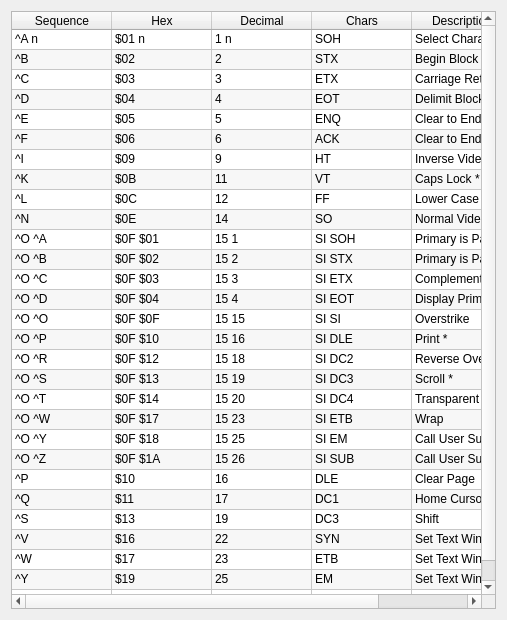
<?xml version="1.0" encoding="UTF-8"?>
<ui version="4.0">
 <class>HRCGControlsInfo</class>
 <widget class="QDialog" name="HRCGControlsInfo">
  <property name="geometry">
   <rect>
    <x>0</x>
    <y>0</y>
    <width>507</width>
    <height>620</height>
   </rect>
  </property>
  <property name="windowTitle">
   <string>HRCG Contols</string>
  </property>
  <layout class="QGridLayout" name="gridLayout">
   <item row="0" column="0">
    <widget class="QTableWidget" name="tableWidget">
     <property name="editTriggers">
      <set>QAbstractItemView::NoEditTriggers</set>
     </property>
     <property name="alternatingRowColors">
      <bool>true</bool>
     </property>
     <property name="selectionMode">
      <enum>QAbstractItemView::SingleSelection</enum>
     </property>
     <property name="selectionBehavior">
      <enum>QAbstractItemView::SelectRows</enum>
     </property>
     <property name="sortingEnabled">
      <bool>true</bool>
     </property>
     <attribute name="horizontalHeaderStretchLastSection">
      <bool>true</bool>
     </attribute>
     <attribute name="verticalHeaderVisible">
      <bool>false</bool>
     </attribute>
     <attribute name="verticalHeaderDefaultSectionSize">
      <number>20</number>
     </attribute>
     <attribute name="verticalHeaderMinimumSectionSize">
      <number>20</number>
     </attribute>
     <row>
      <property name="text">
       <string>A</string>
      </property>
     </row>
     <row>
      <property name="text">
       <string>B</string>
      </property>
     </row>
     <row>
      <property name="text">
       <string>C</string>
      </property>
     </row>
     <row>
      <property name="text">
       <string>D</string>
      </property>
     </row>
     <row>
      <property name="text">
       <string>E</string>
      </property>
     </row>
     <row>
      <property name="text">
       <string>F</string>
      </property>
     </row>
     <row>
      <property name="text">
       <string>I</string>
      </property>
     </row>
     <row>
      <property name="text">
       <string>K</string>
      </property>
     </row>
     <row>
      <property name="text">
       <string>L</string>
      </property>
     </row>
     <row>
      <property name="text">
       <string>N</string>
      </property>
     </row>
     <row>
      <property name="text">
       <string>OA</string>
      </property>
     </row>
     <row>
      <property name="text">
       <string>OB</string>
      </property>
     </row>
     <row>
      <property name="text">
       <string>OC</string>
      </property>
     </row>
     <row>
      <property name="text">
       <string>OD</string>
      </property>
     </row>
     <row>
      <property name="text">
       <string>OO</string>
      </property>
     </row>
     <row>
      <property name="text">
       <string>OP</string>
      </property>
     </row>
     <row>
      <property name="text">
       <string>OR</string>
      </property>
     </row>
     <row>
      <property name="text">
       <string>OS</string>
      </property>
     </row>
     <row>
      <property name="text">
       <string>OT</string>
      </property>
     </row>
     <row>
      <property name="text">
       <string>OW</string>
      </property>
     </row>
     <row>
      <property name="text">
       <string>OY</string>
      </property>
     </row>
     <row>
      <property name="text">
       <string>OZ</string>
      </property>
     </row>
     <row>
      <property name="text">
       <string>P</string>
      </property>
     </row>
     <row>
      <property name="text">
       <string>Q</string>
      </property>
     </row>
     <row>
      <property name="text">
       <string>S</string>
      </property>
     </row>
     <row>
      <property name="text">
       <string>V</string>
      </property>
     </row>
     <row>
      <property name="text">
       <string>W</string>
      </property>
     </row>
     <row>
      <property name="text">
       <string>Y</string>
      </property>
     </row>
     <row>
      <property name="text">
       <string>Z</string>
      </property>
     </row>
     <column>
      <property name="text">
       <string>Sequence</string>
      </property>
     </column>
     <column>
      <property name="text">
       <string>Hex</string>
      </property>
     </column>
     <column>
      <property name="text">
       <string>Decimal</string>
      </property>
     </column>
     <column>
      <property name="text">
       <string>Chars</string>
      </property>
     </column>
     <column>
      <property name="text">
       <string>Description</string>
      </property>
     </column>
     <item row="0" column="0">
      <property name="text">
       <string>^A n</string>
      </property>
     </item>
     <item row="0" column="1">
      <property name="text">
       <string>$01 n</string>
      </property>
     </item>
     <item row="0" column="2">
      <property name="text">
       <string>1 n</string>
      </property>
     </item>
     <item row="0" column="3">
      <property name="text">
       <string>SOH</string>
      </property>
     </item>
     <item row="0" column="4">
      <property name="text">
       <string>Select Character Set n</string>
      </property>
     </item>
     <item row="1" column="0">
      <property name="text">
       <string>^B</string>
      </property>
     </item>
     <item row="1" column="1">
      <property name="text">
       <string>$02</string>
      </property>
     </item>
     <item row="1" column="2">
      <property name="text">
       <string>2</string>
      </property>
     </item>
     <item row="1" column="3">
      <property name="text">
       <string>STX</string>
      </property>
     </item>
     <item row="1" column="4">
      <property name="text">
       <string>Begin Block Display</string>
      </property>
     </item>
     <item row="2" column="0">
      <property name="text">
       <string>^C</string>
      </property>
     </item>
     <item row="2" column="1">
      <property name="text">
       <string>$03</string>
      </property>
     </item>
     <item row="2" column="2">
      <property name="text">
       <string>3</string>
      </property>
     </item>
     <item row="2" column="3">
      <property name="text">
       <string>ETX</string>
      </property>
     </item>
     <item row="2" column="4">
      <property name="text">
       <string>Carriage Return</string>
      </property>
     </item>
     <item row="3" column="0">
      <property name="text">
       <string>^D</string>
      </property>
     </item>
     <item row="3" column="1">
      <property name="text">
       <string>$04</string>
      </property>
     </item>
     <item row="3" column="2">
      <property name="text">
       <string>4</string>
      </property>
     </item>
     <item row="3" column="3">
      <property name="text">
       <string>EOT</string>
      </property>
     </item>
     <item row="3" column="4">
      <property name="text">
       <string>Delimit Block Display</string>
      </property>
     </item>
     <item row="4" column="0">
      <property name="text">
       <string>^E</string>
      </property>
     </item>
     <item row="4" column="1">
      <property name="text">
       <string>$05</string>
      </property>
     </item>
     <item row="4" column="2">
      <property name="text">
       <string>5</string>
      </property>
     </item>
     <item row="4" column="3">
      <property name="text">
       <string>ENQ</string>
      </property>
     </item>
     <item row="4" column="4">
      <property name="text">
       <string>Clear to End of Line</string>
      </property>
     </item>
     <item row="5" column="0">
      <property name="text">
       <string>^F</string>
      </property>
     </item>
     <item row="5" column="1">
      <property name="text">
       <string>$06</string>
      </property>
     </item>
     <item row="5" column="2">
      <property name="text">
       <string>6</string>
      </property>
     </item>
     <item row="5" column="3">
      <property name="text">
       <string>ACK</string>
      </property>
     </item>
     <item row="5" column="4">
      <property name="text">
       <string>Clear to End of Screen</string>
      </property>
     </item>
     <item row="6" column="0">
      <property name="text">
       <string>^I</string>
      </property>
     </item>
     <item row="6" column="1">
      <property name="text">
       <string>$09</string>
      </property>
     </item>
     <item row="6" column="2">
      <property name="text">
       <string>9</string>
      </property>
     </item>
     <item row="6" column="3">
      <property name="text">
       <string>HT</string>
      </property>
     </item>
     <item row="6" column="4">
      <property name="text">
       <string>Inverse Video</string>
      </property>
     </item>
     <item row="7" column="0">
      <property name="text">
       <string>^K</string>
      </property>
     </item>
     <item row="7" column="1">
      <property name="text">
       <string>$0B</string>
      </property>
     </item>
     <item row="7" column="2">
      <property name="text">
       <string>11</string>
      </property>
     </item>
     <item row="7" column="3">
      <property name="text">
       <string>VT</string>
      </property>
     </item>
     <item row="7" column="4">
      <property name="text">
       <string>Caps Lock *</string>
      </property>
     </item>
     <item row="8" column="0">
      <property name="text">
       <string>^L</string>
      </property>
     </item>
     <item row="8" column="1">
      <property name="text">
       <string>$0C</string>
      </property>
     </item>
     <item row="8" column="2">
      <property name="text">
       <string>12</string>
      </property>
     </item>
     <item row="8" column="3">
      <property name="text">
       <string>FF</string>
      </property>
     </item>
     <item row="8" column="4">
      <property name="text">
       <string>Lower Case</string>
      </property>
     </item>
     <item row="9" column="0">
      <property name="text">
       <string>^N</string>
      </property>
     </item>
     <item row="9" column="1">
      <property name="text">
       <string>$0E</string>
      </property>
     </item>
     <item row="9" column="2">
      <property name="text">
       <string>14</string>
      </property>
     </item>
     <item row="9" column="3">
      <property name="text">
       <string>SO</string>
      </property>
     </item>
     <item row="9" column="4">
      <property name="text">
       <string>Normal Video *</string>
      </property>
     </item>
     <item row="10" column="0">
      <property name="text">
       <string>^O ^A</string>
      </property>
     </item>
     <item row="10" column="1">
      <property name="text">
       <string>$0F $01</string>
      </property>
     </item>
     <item row="10" column="2">
      <property name="text">
       <string>15 1</string>
      </property>
     </item>
     <item row="10" column="3">
      <property name="text">
       <string>SI SOH</string>
      </property>
     </item>
     <item row="10" column="4">
      <property name="text">
       <string>Primary is Page 1 *</string>
      </property>
     </item>
     <item row="11" column="0">
      <property name="text">
       <string>^O ^B</string>
      </property>
     </item>
     <item row="11" column="1">
      <property name="text">
       <string>$0F $02</string>
      </property>
     </item>
     <item row="11" column="2">
      <property name="text">
       <string>15 2</string>
      </property>
     </item>
     <item row="11" column="3">
      <property name="text">
       <string>SI STX</string>
      </property>
     </item>
     <item row="11" column="4">
      <property name="text">
       <string>Primary is Page 2</string>
      </property>
     </item>
     <item row="12" column="0">
      <property name="text">
       <string>^O ^C</string>
      </property>
     </item>
     <item row="12" column="1">
      <property name="text">
       <string>$0F $03</string>
      </property>
     </item>
     <item row="12" column="2">
      <property name="text">
       <string>15 3</string>
      </property>
     </item>
     <item row="12" column="3">
      <property name="text">
       <string>SI ETX</string>
      </property>
     </item>
     <item row="12" column="4">
      <property name="text">
       <string>Complement</string>
      </property>
     </item>
     <item row="13" column="0">
      <property name="text">
       <string>^O ^D</string>
      </property>
     </item>
     <item row="13" column="1">
      <property name="text">
       <string>$0F $04</string>
      </property>
     </item>
     <item row="13" column="2">
      <property name="text">
       <string>15 4</string>
      </property>
     </item>
     <item row="13" column="3">
      <property name="text">
       <string>SI EOT</string>
      </property>
     </item>
     <item row="13" column="4">
      <property name="text">
       <string>Display Primary</string>
      </property>
     </item>
     <item row="14" column="0">
      <property name="text">
       <string>^O ^O</string>
      </property>
     </item>
     <item row="14" column="1">
      <property name="text">
       <string>$0F $0F</string>
      </property>
     </item>
     <item row="14" column="2">
      <property name="text">
       <string>15 15</string>
      </property>
     </item>
     <item row="14" column="3">
      <property name="text">
       <string>SI SI</string>
      </property>
     </item>
     <item row="14" column="4">
      <property name="text">
       <string>Overstrike</string>
      </property>
     </item>
     <item row="15" column="0">
      <property name="text">
       <string>^O ^P</string>
      </property>
     </item>
     <item row="15" column="1">
      <property name="text">
       <string>$0F $10</string>
      </property>
     </item>
     <item row="15" column="2">
      <property name="text">
       <string>15 16</string>
      </property>
     </item>
     <item row="15" column="3">
      <property name="text">
       <string>SI DLE</string>
      </property>
     </item>
     <item row="15" column="4">
      <property name="text">
       <string>Print *</string>
      </property>
     </item>
     <item row="16" column="0">
      <property name="text">
       <string>^O ^R</string>
      </property>
     </item>
     <item row="16" column="1">
      <property name="text">
       <string>$0F $12</string>
      </property>
     </item>
     <item row="16" column="2">
      <property name="text">
       <string>15 18</string>
      </property>
     </item>
     <item row="16" column="3">
      <property name="text">
       <string>SI DC2</string>
      </property>
     </item>
     <item row="16" column="4">
      <property name="text">
       <string>Reverse Overlay</string>
      </property>
     </item>
     <item row="17" column="0">
      <property name="text">
       <string>^O ^S</string>
      </property>
     </item>
     <item row="17" column="1">
      <property name="text">
       <string>$0F $13</string>
      </property>
     </item>
     <item row="17" column="2">
      <property name="text">
       <string>15 19</string>
      </property>
     </item>
     <item row="17" column="3">
      <property name="text">
       <string>SI DC3</string>
      </property>
     </item>
     <item row="17" column="4">
      <property name="text">
       <string>Scroll *</string>
      </property>
     </item>
     <item row="18" column="0">
      <property name="text">
       <string>^O ^T</string>
      </property>
     </item>
     <item row="18" column="1">
      <property name="text">
       <string>$0F $14</string>
      </property>
     </item>
     <item row="18" column="2">
      <property name="text">
       <string>15 20</string>
      </property>
     </item>
     <item row="18" column="3">
      <property name="text">
       <string>SI DC4</string>
      </property>
     </item>
     <item row="18" column="4">
      <property name="text">
       <string>Transparent Overlay</string>
      </property>
     </item>
     <item row="19" column="0">
      <property name="text">
       <string>^O ^W</string>
      </property>
     </item>
     <item row="19" column="1">
      <property name="text">
       <string>$0F $17</string>
      </property>
     </item>
     <item row="19" column="2">
      <property name="text">
       <string>15 23</string>
      </property>
     </item>
     <item row="19" column="3">
      <property name="text">
       <string>SI ETB</string>
      </property>
     </item>
     <item row="19" column="4">
      <property name="text">
       <string>Wrap</string>
      </property>
     </item>
     <item row="20" column="0">
      <property name="text">
       <string>^O ^Y</string>
      </property>
     </item>
     <item row="20" column="1">
      <property name="text">
       <string>$0F $18</string>
      </property>
     </item>
     <item row="20" column="2">
      <property name="text">
       <string>15 25</string>
      </property>
     </item>
     <item row="20" column="3">
      <property name="text">
       <string>SI EM</string>
      </property>
     </item>
     <item row="20" column="4">
      <property name="text">
       <string>Call User Sub A (@ RLOAD + $0A/0B)</string>
      </property>
     </item>
     <item row="21" column="0">
      <property name="text">
       <string>^O ^Z</string>
      </property>
     </item>
     <item row="21" column="1">
      <property name="text">
       <string>$0F $1A</string>
      </property>
     </item>
     <item row="21" column="2">
      <property name="text">
       <string>15 26</string>
      </property>
     </item>
     <item row="21" column="3">
      <property name="text">
       <string>SI SUB</string>
      </property>
     </item>
     <item row="21" column="4">
      <property name="text">
       <string>Call User Sub B (@ RLOAD +  $0D/0E)</string>
      </property>
     </item>
     <item row="22" column="0">
      <property name="text">
       <string>^P</string>
      </property>
     </item>
     <item row="22" column="1">
      <property name="text">
       <string>$10</string>
      </property>
     </item>
     <item row="22" column="2">
      <property name="text">
       <string>16</string>
      </property>
     </item>
     <item row="22" column="3">
      <property name="text">
       <string>DLE</string>
      </property>
     </item>
     <item row="22" column="4">
      <property name="text">
       <string>Clear Page</string>
      </property>
     </item>
     <item row="23" column="0">
      <property name="text">
       <string>^Q</string>
      </property>
     </item>
     <item row="23" column="1">
      <property name="text">
       <string>$11</string>
      </property>
     </item>
     <item row="23" column="2">
      <property name="text">
       <string>17</string>
      </property>
     </item>
     <item row="23" column="3">
      <property name="text">
       <string>DC1</string>
      </property>
     </item>
     <item row="23" column="4">
      <property name="text">
       <string>Home Cursor</string>
      </property>
     </item>
     <item row="24" column="0">
      <property name="text">
       <string>^S</string>
      </property>
     </item>
     <item row="24" column="1">
      <property name="text">
       <string>$13</string>
      </property>
     </item>
     <item row="24" column="2">
      <property name="text">
       <string>19</string>
      </property>
     </item>
     <item row="24" column="3">
      <property name="text">
       <string>DC3</string>
      </property>
     </item>
     <item row="24" column="4">
      <property name="text">
       <string>Shift</string>
      </property>
     </item>
     <item row="25" column="0">
      <property name="text">
       <string>^V</string>
      </property>
     </item>
     <item row="25" column="1">
      <property name="text">
       <string>$16</string>
      </property>
     </item>
     <item row="25" column="2">
      <property name="text">
       <string>22</string>
      </property>
     </item>
     <item row="25" column="3">
      <property name="text">
       <string>SYN</string>
      </property>
     </item>
     <item row="25" column="4">
      <property name="text">
       <string>Set Text Window (upper-left)</string>
      </property>
     </item>
     <item row="26" column="0">
      <property name="text">
       <string>^W</string>
      </property>
     </item>
     <item row="26" column="1">
      <property name="text">
       <string>$17</string>
      </property>
     </item>
     <item row="26" column="2">
      <property name="text">
       <string>23</string>
      </property>
     </item>
     <item row="26" column="3">
      <property name="text">
       <string>ETB</string>
      </property>
     </item>
     <item row="26" column="4">
      <property name="text">
       <string>Set Text Window (lower-right)</string>
      </property>
     </item>
     <item row="27" column="0">
      <property name="text">
       <string>^Y</string>
      </property>
     </item>
     <item row="27" column="1">
      <property name="text">
       <string>$19</string>
      </property>
     </item>
     <item row="27" column="2">
      <property name="text">
       <string>25</string>
      </property>
     </item>
     <item row="27" column="3">
      <property name="text">
       <string>EM</string>
      </property>
     </item>
     <item row="27" column="4">
      <property name="text">
       <string>Set Text Window (full screen) *</string>
      </property>
     </item>
     <item row="28" column="0">
      <property name="text">
       <string>^Z</string>
      </property>
     </item>
     <item row="28" column="1">
      <property name="text">
       <string>$1A</string>
      </property>
     </item>
     <item row="28" column="2">
      <property name="text">
       <string>26</string>
      </property>
     </item>
     <item row="28" column="3">
      <property name="text">
       <string>SUB</string>
      </property>
     </item>
     <item row="28" column="4">
      <property name="text">
       <string>Restore Default Parameters</string>
      </property>
     </item>
    </widget>
   </item>
  </layout>
 </widget>
 <resources/>
 <connections/>
</ui>
